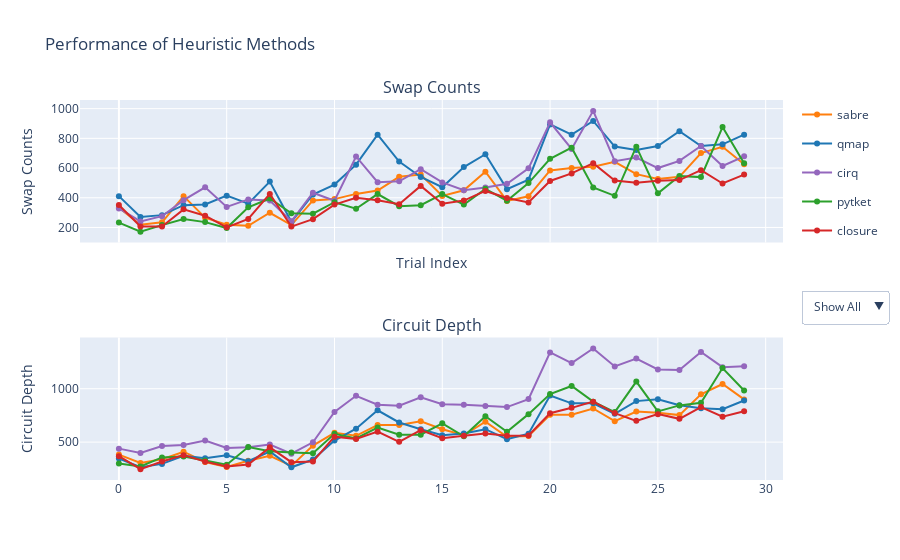

Notebook cell for this chart:
### Code cell
plot_performance(results_swaps,results_depth)

### Figure 1 — Plotly figure (JSON) as saved in the notebook; plotly's stock layout.template omitted (floating-point values rounded to 4 significant figures)
{"data": [{"legendgroup": "sabre", "line": {"color": "#ff7f0e"}, "marker": {"color": "#ff7f0e"}, "mode": "lines+markers", "name": "sabre", "type": "scatter", "x": [0, 1, 2, 3, 4, 5, 6, 7, 8, 9, 10, 11, 12, 13, 14, 15, 16, 17, 18, 19, 20, 21, 22, 23, 24, 25, 26, 27, 28, 29], "xaxis": "x", "y": [333, 218, 235, 411, 266, 218, 211, 299, 216, 382, 391, 426, 449, 541, 556, 412, 450, 575, 379, 410, 584, 601, 609, 642, 559, 526, 541, 701, 743, 625], "yaxis": "y"}, {"legendgroup": "qmap", "line": {"color": "#1f77b4"}, "marker": {"color": "#1f77b4"}, "mode": "lines+markers", "name": "qmap", "type": "scatter", "x": [0, 1, 2, 3, 4, 5, 6, 7, 8, 9, 10, 11, 12, 13, 14, 15, 16, 17, 18, 19, 20, 21, 22, 23, 24, 25, 26, 27, 28, 29], "xaxis": "x", "y": [411, 270, 283, 350, 355, 414, 360, 509, 238, 422, 489, 623, 825, 644, 540, 471, 607, 693, 458, 522, 894, 825, 917, 745, 721, 748, 848, 748, 760, 825], "yaxis": "y"}, {"legendgroup": "cirq", "line": {"color": "#9467bd"}, "marker": {"color": "#9467bd"}, "mode": "lines+markers", "name": "cirq", "type": "scatter", "x": [0, 1, 2, 3, 4, 5, 6, 7, 8, 9, 10, 11, 12, 13, 14, 15, 16, 17, 18, 19, 20, 21, 22, 23, 24, 25, 26, 27, 28, 29], "xaxis": "x", "y": [328, 241, 276, 384, 470, 338, 389, 381, 242, 434, 380, 678, 505, 511, 592, 503, 451, 469, 494, 598, 908, 729, 985, 646, 671, 600, 648, 749, 614, 679], "yaxis": "y"}, {"legendgroup": "pytket", "line": {"color": "#2ca02c"}, "marker": {"color": "#2ca02c"}, "mode": "lines+markers", "name": "pytket", "type": "scatter", "x": [0, 1, 2, 3, 4, 5, 6, 7, 8, 9, 10, 11, 12, 13, 14, 15, 16, 17, 18, 19, 20, 21, 22, 23, 24, 25, 26, 27, 28, 29], "xaxis": "x", "y": [233, 172, 216, 257, 236, 196, 336, 395, 295, 293, 370, 326, 425, 343, 350, 425, 354, 460, 380, 499, 662, 737, 469, 413, 744, 430, 546, 539, 876, 632], "yaxis": "y"}, {"legendgroup": "closure", "line": {"color": "#d62728"}, "marker": {"color": "#d62728"}, "mode": "lines+markers", "name": "closure", "type": "scatter", "x": [0, 1, 2, 3, 4, 5, 6, 7, 8, 9, 10, 11, 12, 13, 14, 15, 16, 17, 18, 19, 20, 21, 22, 23, 24, 25, 26, 27, 28, 29], "xaxis": "x", "y": [351, 207, 206, 322, 279, 201, 257, 426, 206, 256, 354, 400, 383, 357, 480, 360, 381, 446, 399, 368, 513, 564, 633, 516, 501, 515, 519, 586, 496, 556], "yaxis": "y"}, {"legendgroup": "sabre", "line": {"color": "#ff7f0e"}, "marker": {"color": "#ff7f0e"}, "mode": "lines+markers", "name": "sabre", "showlegend": false, "type": "scatter", "x": [0, 1, 2, 3, 4, 5, 6, 7, 8, 9, 10, 11, 12, 13, 14, 15, 16, 17, 18, 19, 20, 21, 22, 23, 24, 25, 26, 27, 28, 29], "xaxis": "x2", "y": [383, 304, 339, 410, 314, 268, 326, 372, 277, 467, 587, 559, 660, 660, 695, 620, 564, 691, 550, 558, 756, 757, 815, 696, 787, 776, 753, 948, 1044, 900], "yaxis": "y2"}, {"legendgroup": "qmap", "line": {"color": "#1f77b4"}, "marker": {"color": "#1f77b4"}, "mode": "lines+markers", "name": "qmap", "showlegend": false, "type": "scatter", "x": [0, 1, 2, 3, 4, 5, 6, 7, 8, 9, 10, 11, 12, 13, 14, 15, 16, 17, 18, 19, 20, 21, 22, 23, 24, 25, 26, 27, 28, 29], "xaxis": "x2", "y": [347, 265, 296, 372, 348, 377, 321, 412, 264, 337, 514, 626, 798, 684, 621, 565, 581, 621, 527, 579, 937, 863, 863, 765, 884, 902, 846, 818, 808, 890], "yaxis": "y2"}, {"legendgroup": "cirq", "line": {"color": "#9467bd"}, "marker": {"color": "#9467bd"}, "mode": "lines+markers", "name": "cirq", "showlegend": false, "type": "scatter", "x": [0, 1, 2, 3, 4, 5, 6, 7, 8, 9, 10, 11, 12, 13, 14, 15, 16, 17, 18, 19, 20, 21, 22, 23, 24, 25, 26, 27, 28, 29], "xaxis": "x2", "y": [439, 398, 464, 474, 515, 445, 451, 477, 392, 498, 783, 934, 851, 841, 920, 854, 851, 839, 828, 903, 1340, 1240, 1378, 1209, 1282, 1180, 1176, 1344, 1202, 1210], "yaxis": "y2"}, {"legendgroup": "pytket", "line": {"color": "#2ca02c"}, "marker": {"color": "#2ca02c"}, "mode": "lines+markers", "name": "pytket", "showlegend": false, "type": "scatter", "x": [0, 1, 2, 3, 4, 5, 6, 7, 8, 9, 10, 11, 12, 13, 14, 15, 16, 17, 18, 19, 20, 21, 22, 23, 24, 25, 26, 27, 28, 29], "xaxis": "x2", "y": [299, 272, 357, 365, 327, 288, 454, 415, 402, 395, 578, 535, 636, 569, 570, 676, 555, 743, 597, 762, 950, 1026, 879, 781, 1067, 788, 844, 868, 1194, 984], "yaxis": "y2"}, {"legendgroup": "closure", "line": {"color": "#d62728"}, "marker": {"color": "#d62728"}, "mode": "lines+markers", "name": "closure", "showlegend": false, "type": "scatter", "x": [0, 1, 2, 3, 4, 5, 6, 7, 8, 9, 10, 11, 12, 13, 14, 15, 16, 17, 18, 19, 20, 21, 22, 23, 24, 25, 26, 27, 28, 29], "xaxis": "x2", "y": [368, 247, 318, 378, 317, 271, 290, 451, 312, 318, 551, 529, 598, 503, 612, 536, 559, 581, 559, 563, 771, 821, 879, 772, 699, 762, 718, 828, 738, 789], "yaxis": "y2"}], "layout": {"annotations": [{"font": {"size": 16}, "showarrow": false, "text": "Swap Counts", "x": 0.5, "xanchor": "center", "xref": "paper", "y": 1, "yanchor": "bottom", "yref": "paper"}, {"font": {"size": 16}, "showarrow": false, "text": "Circuit Depth", "x": 0.5, "xanchor": "center", "xref": "paper", "y": 0.375, "yanchor": "bottom", "yref": "paper"}], "title": {"text": "Performance of Heuristic Methods"}, "updatemenus": [{"buttons": [{"args": [{"visible": [true, true, true, true, true, true, true, true, true, true]}], "label": "Show All", "method": "update"}, {"args": [{"visible": [false, false, false, false, false, false, false, false, false, false]}], "label": "Hide All", "method": "update"}, {"args": [{"visible": [true, false, false, false, false, true, false, false, false, false]}], "label": "sabre", "method": "update"}, {"args": [{"visible": [false, true, false, false, false, false, true, false, false, false]}], "label": "qmap", "method": "update"}, {"args": [{"visible": [false, false, true, false, false, false, false, true, false, false]}], "label": "cirq", "method": "update"}, {"args": [{"visible": [false, false, false, true, false, false, false, false, true, false]}], "label": "pytket", "method": "update"}, {"args": [{"visible": [false, false, false, false, true, false, false, false, false, true]}], "label": "closure", "method": "update"}], "direction": "down", "showactive": true, "x": 1.15, "y": 0.5}], "xaxis": {"anchor": "y", "domain": [0, 1], "matches": "x2", "showticklabels": false, "title": {"text": "Trial Index"}}, "xaxis2": {"anchor": "y2", "domain": [0, 1]}, "yaxis": {"anchor": "x", "domain": [0.625, 1], "title": {"text": "Swap Counts"}}, "yaxis2": {"anchor": "x2", "domain": [0, 0.375], "title": {"text": "Circuit Depth"}}}}
